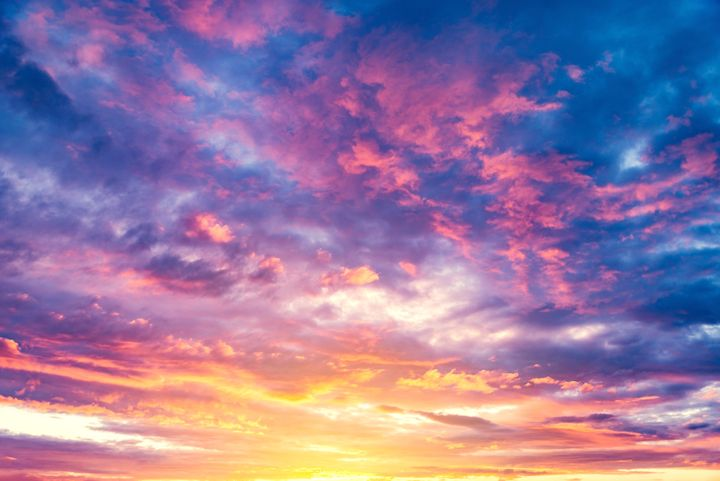
#> input picture pycharm_test/sky.jpg, 720 x 481 px
$ python openpy6.py
#> lines starting #> are read from the running program, lines starting #| are printed output that depends on the picture; after the words box and inside, x2 and y2 are one past the last pixel; in counts of white or black regions, pixels touching at a corner belong together
# 이미지에서 파란색을 검출하는 코드

import cv2

img_color = cv2.imread('sky.jpg')
#> img_color is the input picture: shape (481, 720, 3); mean B, G, R 161.2, 121.7, 147.8
height, width = img_color.shape[:2]
#> height = 481; width = 720

img_hsv = cv2.cvtColor(img_color, cv2.COLOR_BGR2HSV)
#> img_hsv: shape (481, 720, 3); mean H, S, V 111.3, 121.9, 189.2

lower_blue = (120-10, 30, 30)
upper_blue = (120+10, 255, 255)

img_mask = cv2.inRange(img_hsv, lower_blue, upper_blue)
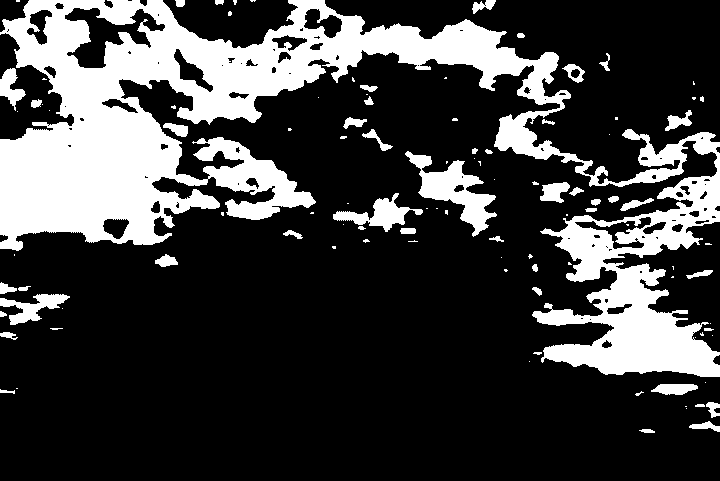
#> img_mask: shape (481, 720); 24.8% white; 105 white regions (58 under 20 px), largest, box (x1, y1, x2, y2) and area: (0, 0, 720, 377) 75927, (405, 151, 497, 237) 2700, (333, 193, 423, 232) 1221


img_result = cv2.bitwise_and(img_color, img_color, mask= img_mask)
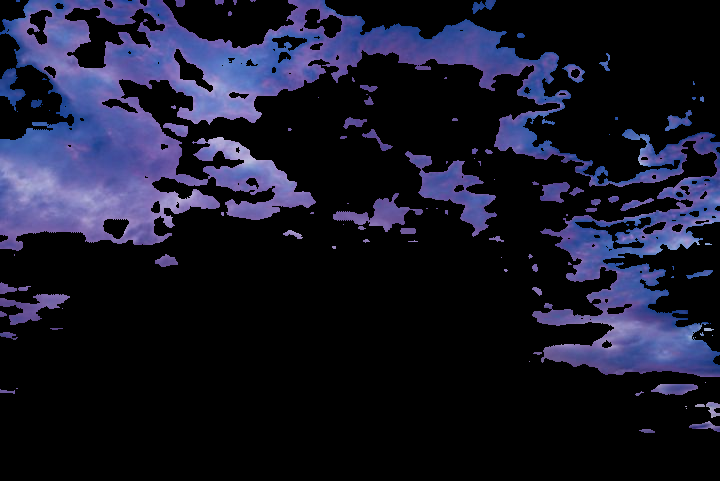
#> img_result: shape (481, 720, 3); mean B, G, R 41.5, 23.9, 23.3

cv2.imshow('img_color', img_color)
cv2.imshow('img_mask', img_mask)
cv2.imshow('img_result', img_result)

cv2.waitKey(0)
cv2.destroyAllWindows()

$ run again, with pycharm_test/images.jpg copied over pycharm_test/sky.jpg
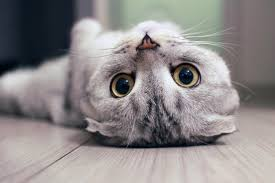
#> input picture pycharm_test/images.jpg, 275 x 183 px
#> img_color is the input picture: shape (183, 275, 3); mean B, G, R 137.8, 137.6, 142.4
#> img_hsv: shape (183, 275, 3); mean H, S, V 84.7, 31.2, 145.8
#> `img_mask = cv2.inRange(img_hsv, lower_blue, upper_blue)`:
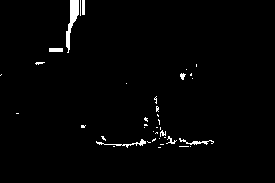
#> img_mask: shape (183, 275); 1.7% white; 39 white regions (31 under 20 px), largest, box (x1, y1, x2, y2) and area: (66, 0, 79, 53) 293, (96, 139, 146, 148) 101, (179, 138, 214, 145) 79
